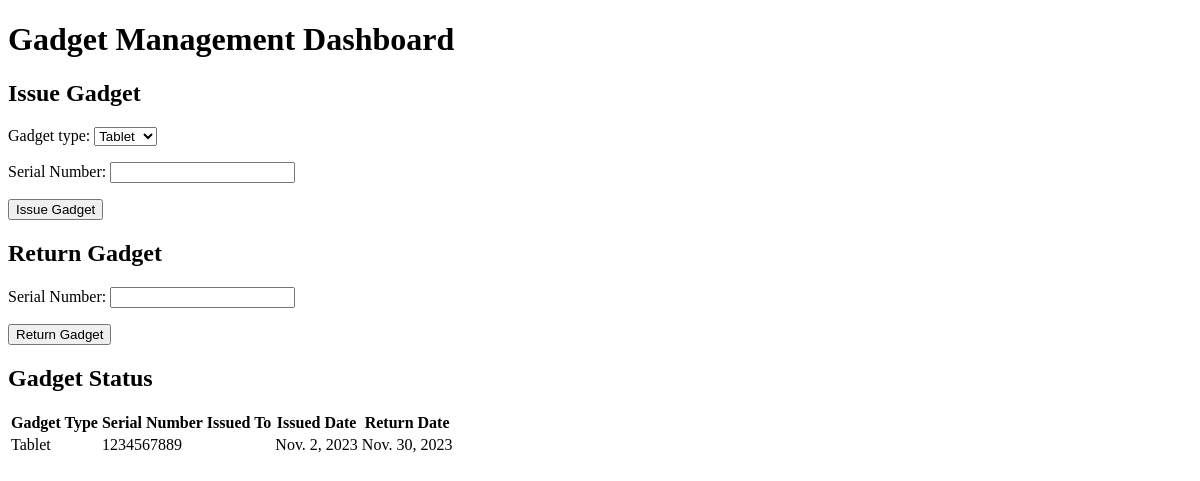
Page /manage_gadgets/ (signed in) on the earlier database version.
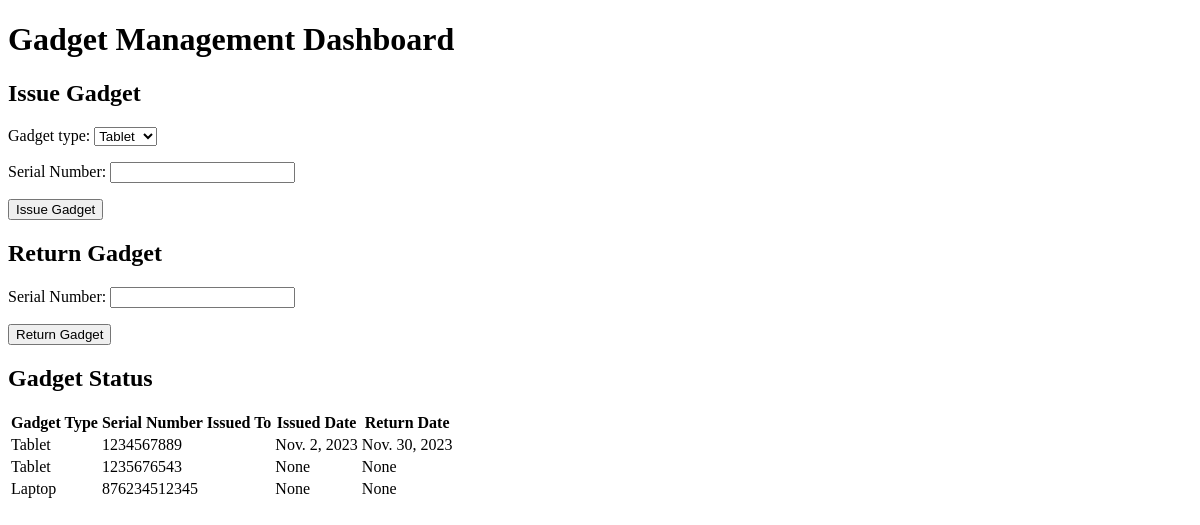
Same page on the later database version.
### device_mgt/models.py (models this page shows, shortened)
class Gadget(models.Model):
    GADGET_TYPES = [
        ('Tablet', 'Tablet'),
        ('Laptop', 'Laptop'),
    ]
    gadget_id = models.AutoField(primary_key=True)
    gadget_type = models.CharField(max_length=50, choices=GADGET_TYPES)
    serial_number = models.CharField(max_length=100, unique=True)
    issued_date = models.DateField(blank=True)
    return_date = models.DateField(blank=True, null=True)

### device_mgt/views.py (the view)
# urls.py: path('manage_gadgets/', manage_gadgets, name='manage_gadgets'),
@login_required
def manage_gadgets(request):
    gadgets = Gadget.objects.all()
    gadget_type_choices = Gadget.GADGET_TYPES
    issue_form = IssueGadgetForm(initial={'gadget_type': gadget_type_choices[0][0]})
    issue_form.fields['gadget_type'].choices = gadget_type_choices
    return_form = ReturnGadgetForm()
    return render(request, 'manage_gadgets.html', {'gadgets': gadgets, 'issue_form': issue_form, 'return_form': return_form})
    return render(request, 'manage_gadgets.html', {'gadget_types': gadget_types, 'gadgets': gadgets, 'issue_form': issue_form, 'return_form': return_form})

### device_mgt/forms.py
class IssueGadgetForm(forms.ModelForm):
    gadget_type = forms.ChoiceField(choices=Gadget.GADGET_TYPES, required=True)
    serial_number = forms.CharField(label='Serial Number', max_length=100)
    class Meta:
        model = Gadget
        fields = ['gadget_type', 'serial_number']

class ReturnGadgetForm(forms.Form):
    serial_number = forms.CharField(label='Serial Number', max_length=100)

### templates/manage_gadgets.html (shortened to what this page needs)
<!DOCTYPE html>
<html lang="en">
  <head>
  </head>
  <body>
    <h1>Gadget Management Dashboard</h1>
    <h2>Issue Gadget</h2>
    <form method="post" action="{% url 'issue_gadget' %}">
      {% csrf_token %} {{ issue_form.as_p }}
      <button type="submit">Issue Gadget</button>
    </form>
    <h2>Return Gadget</h2>
    <form method="post" action="{% url 'return_gadget' %}">
      {% csrf_token %} {{ return_form.as_p }}
      <button type="submit">Return Gadget</button>
    </form>
    <h2>Gadget Status</h2>
    <table>
      <thead>
        <tr>
          <th>Gadget Type</th>
          <th>Serial Number</th>
          <th>Issued To</th>
          <th>Issued Date</th>
          <th>Return Date</th>
        </tr>
      </thead>
      <tbody>
        {% for gadget in gadgets %}
        <tr>
          <td>{{ gadget.gadget_type }}</td>
          <td>{{ gadget.serial_number }}</td>
          <td>{{ gadget.issued_to.username }}</td>
          <td>{{ gadget.issued_date }}</td>
          <td>{{ gadget.return_date }}</td>
        </tr>
        {% endfor %}
      </tbody>
    </table>
  </body>
</html>

Differences in the rows shown:
added Gadget: gadget_type "Tablet", serial_number "1235676543", issued_date "None", return_date "None"
added Gadget: gadget_type "Laptop", serial_number "876234512345", issued_date "None", return_date "None"
